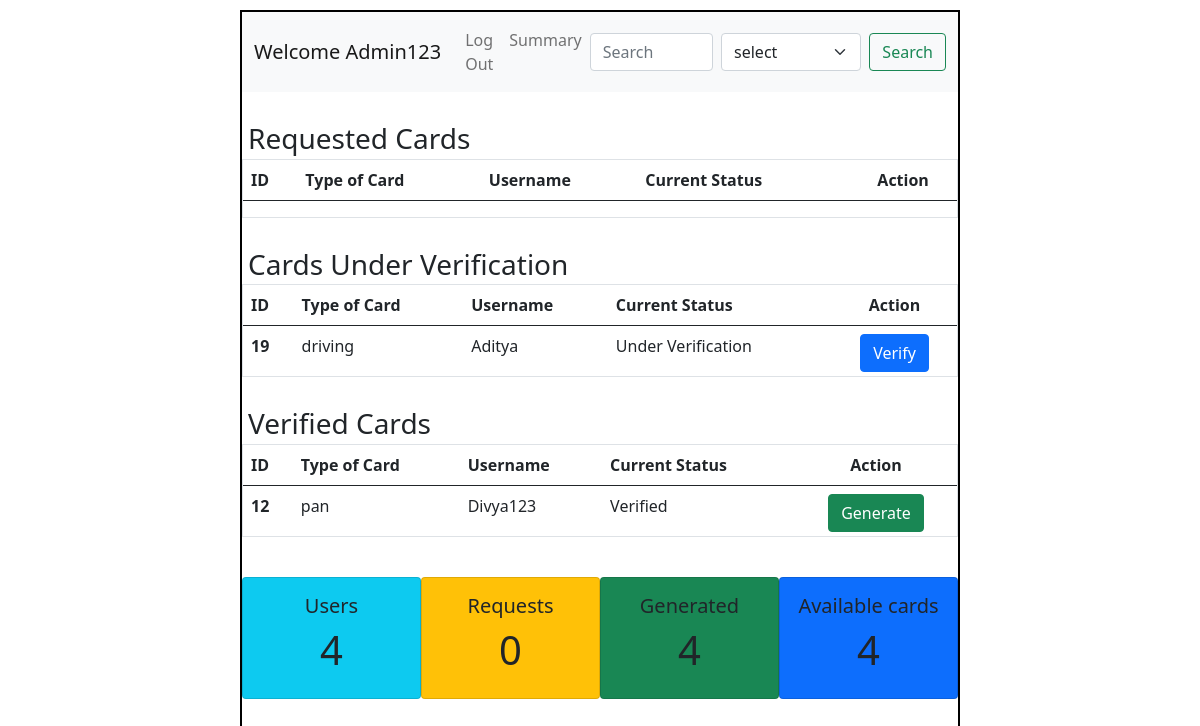
/admin, run on an earlier commit of the app's database.
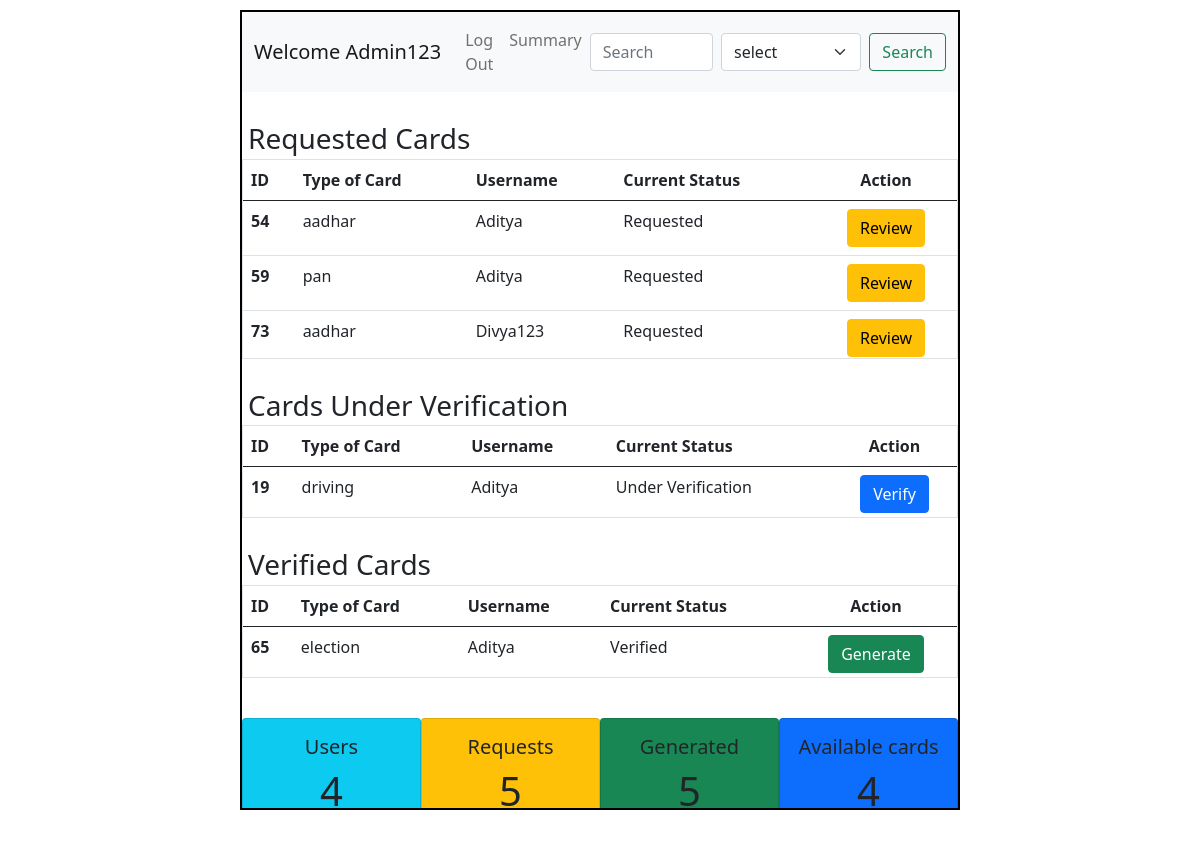
And on a later commit of the database.
### application/models.py (models this page shows)
class User(db.Model):
    id = db.Column(db.Integer(),primary_key = True)
    username = db.Column(db.String(),unique=True,nullable = False)
    email = db.Column(db.String(),unique = True, nullable = False)
    password = db.Column(db.String(),nullable= False)
    type = db.Column(db.String(),default ="general")
    details = db.relationship("Info",backref = "creator")

class Info(db.Model):
    id = db.Column(db.Integer(),primary_key= True)
    atr_name = db.Column(db.String(), nullable=False)
    atr_value = db.Column(db.String(),nullable = False)
    c_name = db.Column(db.String(),nullable = False)
    user_id = db.Column(db.Integer(),db.ForeignKey("user.id"),nullable= False)

### application/controllers.py (the view)
@app.route("/admin")
def admin_dash():
    this_user = User.query.filter_by(type="admin").first()
    all_info = Info.query.all()
    users= len(User.query.all())-1
    requests = len(Info.query.filter_by(atr_value="requested").all())
    generated = len(Info.query.filter_by(atr_value="generated").all())
    return render_template("admin_dash.html", this_user=this_user, all_info=all_info,users=users,requests=requests,generated=generated)

### templates/admin_dash.html (shortened to what this page needs)
<!DOCTYPE html>
<html lang="en">
<head>
    <link rel="stylesheet" href="/static/style.css">
    <link href="https://cdn.jsdelivr.net/npm/bootstrap@5.0.2/dist/css/bootstrap.min.css" rel="stylesheet">
</head>
<body>
    <div id="main">
        <div id="canvas" class="overflow-auto">
          <nav class="navbar navbar-expand-lg navbar-light bg-light">
            <div class="container-fluid">
              <a class="navbar-brand" href="#">Welcome {{this_user.username}}</a>
              <div class="collapse navbar-collapse " id="navbarSupportedContent">
                <ul class="navbar-nav me-auto mb-2 mb-lg-0">
                  <li class="nav-item">
                    <a class="nav-link" href="/login">Log Out</a>
                  </li>
                  <li class="nav-item">
                    <a class="nav-link" href="/summary">Summary</a>
                  </li>
                </ul>
                <form class="d-flex" action="/results">
                  <input class="form-control me-2" type="search" placeholder="Search" aria-label="Search" name="search">
                  <select class="form-select me-2" aria-label="Default select example" name="key">
                    <option selected>select</option>
                  </select>
                  <input class="btn btn-outline-success" type="submit" value="Search">
                </form>
              </div>
            </div>
          </nav>
            <div id="content">
              <h3 class="headings">Requested Cards</h3>
              <div id="table" class="border" style="max-height:200px;overflow-y: scroll;">
              <table class="table">
                <thead>
                  <tr>
                    <th scope="col">ID</th>
                    <th scope="col">Type of Card</th>
                    <th scope="col">Username</th>
                    <th scope="col">Current Status</th>
                    <th scope="col" class="text-center">Action</th>
                  </tr>
                </thead>
                <tbody>
                  {% for info in all_info %}
                     {% if info.atr_value == "requested" %}
                        <tr>
                          <th scope="row">{{info.id}}</th>
                          <td>{{info.c_name}}</td>
                          <td>{{info.creator.username}}</td>
                          <td>Requested</td>
                          <td class="justify-content-evenly d-flex">
                            <a href="/update_status/{{info.c_name}}/{{info.user_id}}" type="button" class="btn btn-warning">Review</a>
                          </td>
                        </tr>
                      {% endif %}
                  {% endfor %}
                </tbody>
              </table>
              </div>
              <h3 class="headings">Cards Under Verification</h3>
              <div id="table" class="border" style="max-height:93px;overflow-y: scroll;">
              <table class="table">
                <thead>
                  <tr>
                    <th scope="col">ID</th>
                    <th scope="col">Type of Card</th>
                    <th scope="col">Username</th>
                    <th scope="col">Current Status</th>
                    <th scope="col" class="text-center">Action</th>
                  </tr>
                </thead>
                <tbody>
                  {% for info in all_info %}
                     {% if info.atr_value == "under_verification" %}
                        <tr>
                          <th scope="row">{{info.id}}</th>
                          <td>{{info.c_name}}</td>
                          <td>{{info.creator.username}}</td>
                          <td>Under Verification</td>
                          <td class="justify-content-evenly d-flex">
                            <a href="/update_status/{{info.c_name}}/{{info.user_id}}" type="button" class="btn btn-primary">Verify</a>
                          </td>
                        </tr>
                      {% endif %}
                  {% endfor %}
                </tbody>
              </table>
              </div>
              <h3 class="headings">Verified Cards </h3>
              <div id="table" class="border" style="max-height:93px;overflow-y: scroll;">
              <table class="table">
                <thead>
                  <tr>
                    <th scope="col">ID</th>
                    <th scope="col">Type of Card</th>
                    <th scope="col">Username</th>
                    <th scope="col">Current Status</th>
                    <th scope="col" class="text-center">Action</th>
                  </tr>
                </thead>
                <tbody>
                  {% for info in all_info %}
                    {% if info.atr_value == "verified" %}
                      <tr>
                        <th scope="row">{{info.id}}</th>
                        <td>{{info.c_name}}</td>
                        <td>{{info.creator.username}}</td>
                        <td>Verified</td>
                        <td class="justify-content-evenly d-flex">
                          <a href="/generate/{{info.c_name}}/{{info.user_id}}" type="button" class="btn btn-success">Generate</a>
                        </td>
                      </tr>
                    {% endif %}
                  {% endfor %}
                </tbody>
              </table>
              </div>
                <div class="d-flex justify-content-around text-center" style="margin-top: 40px;">
                  <div class="card bg-info p-3 ">
                    <h5>Users</h5>
                    <h1>{{users}}</h1>
                  </div>
                  <div class="card bg-warning p-3 ">
                    <h5>Requests</h5>
                    <h1>{{requests}}</h1>
                  </div>
                  <div class="card bg-success p-3 ">
                    <h5>Generated</h5>
                    <h1>{{generated}}</h1>
                  </div>
                  <div class="card bg-primary p-3 ">
                    <h5>Available cards</h5>
                    <h1>4</h1>
                  </div>
                </div>
            </div>
        </div>
    </div>
</body>
</html>

### static/style.css (style rules this page uses)
* { margin:0px; }
#main { margin-top: 10px; }
#canvas { border:2px solid black; margin-top: 10px; }
#canvas { width: 60%; margin: auto; height:800px; }
.headings { margin:3px; padding-left:3px ; margin-top: 30px; }

### templates/admin_dash.html (style rules this page uses)
.card { width:200px; }

What changed in the data, as far as the page shows it:
no longer on this page (row edited): Info: id "12", c_name "pan", creator.username "Divya123", shown under "Verified Cards"
added Info: id "54", c_name "aadhar", creator.username "Aditya", shown under "Requested Cards"
added Info: id "59", c_name "pan", creator.username "Aditya", shown under "Requested Cards"
added Info: id "73", c_name "aadhar", creator.username "Divya123", shown under "Requested Cards"
added Info: id "65", c_name "election", creator.username "Aditya", shown under "Verified Cards"
Also different on the page:
{{ requests }}: "0" → "5"
{{ generated }}: "4" → "5"
